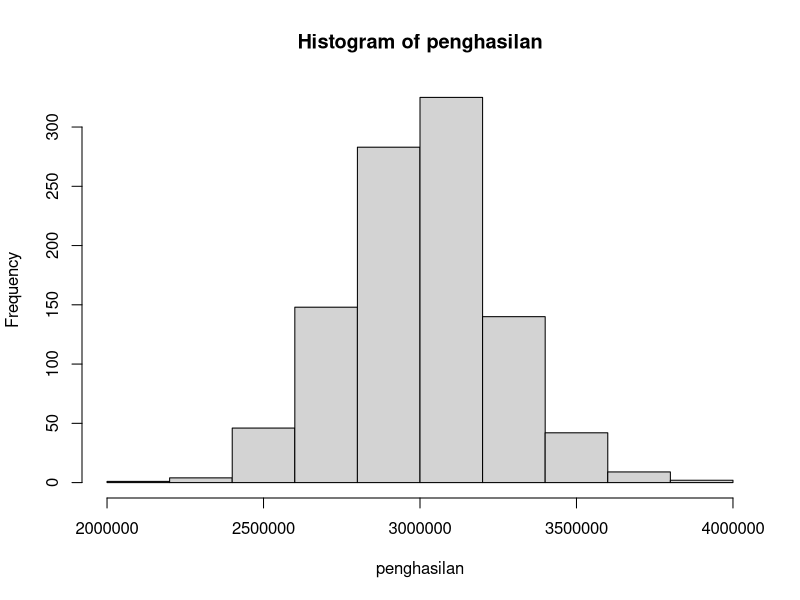

Generate this figure with R:
#penghasilan satu kecamatan

penghasilan <- rnorm(1000, 3000000, 250000)
hist(penghasilan)

#memasukan 1 orang penghasilan 7 juta
baru <- 7e+06
penghasilan.baru <- append(penghasilan, baru)

median(penghasilan)
median(penghasilan.baru)

mean(penghasilan)
mean(penghasilan.baru)